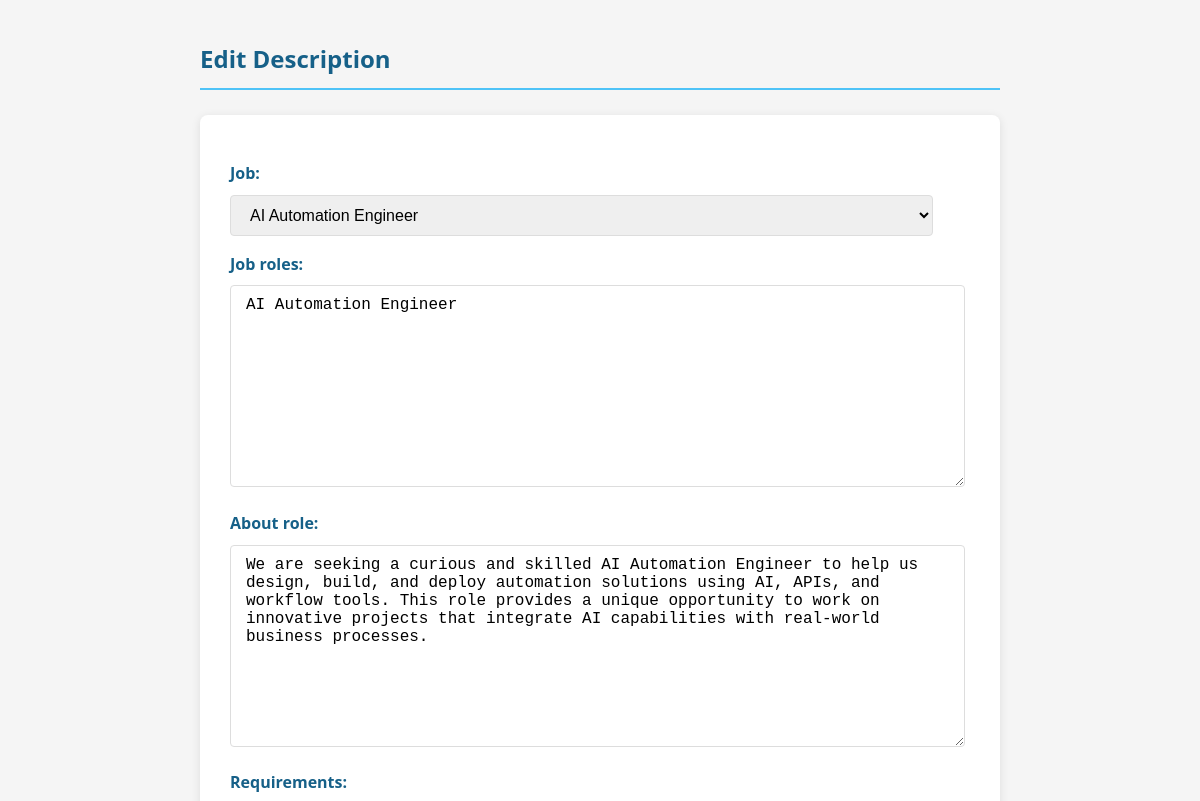
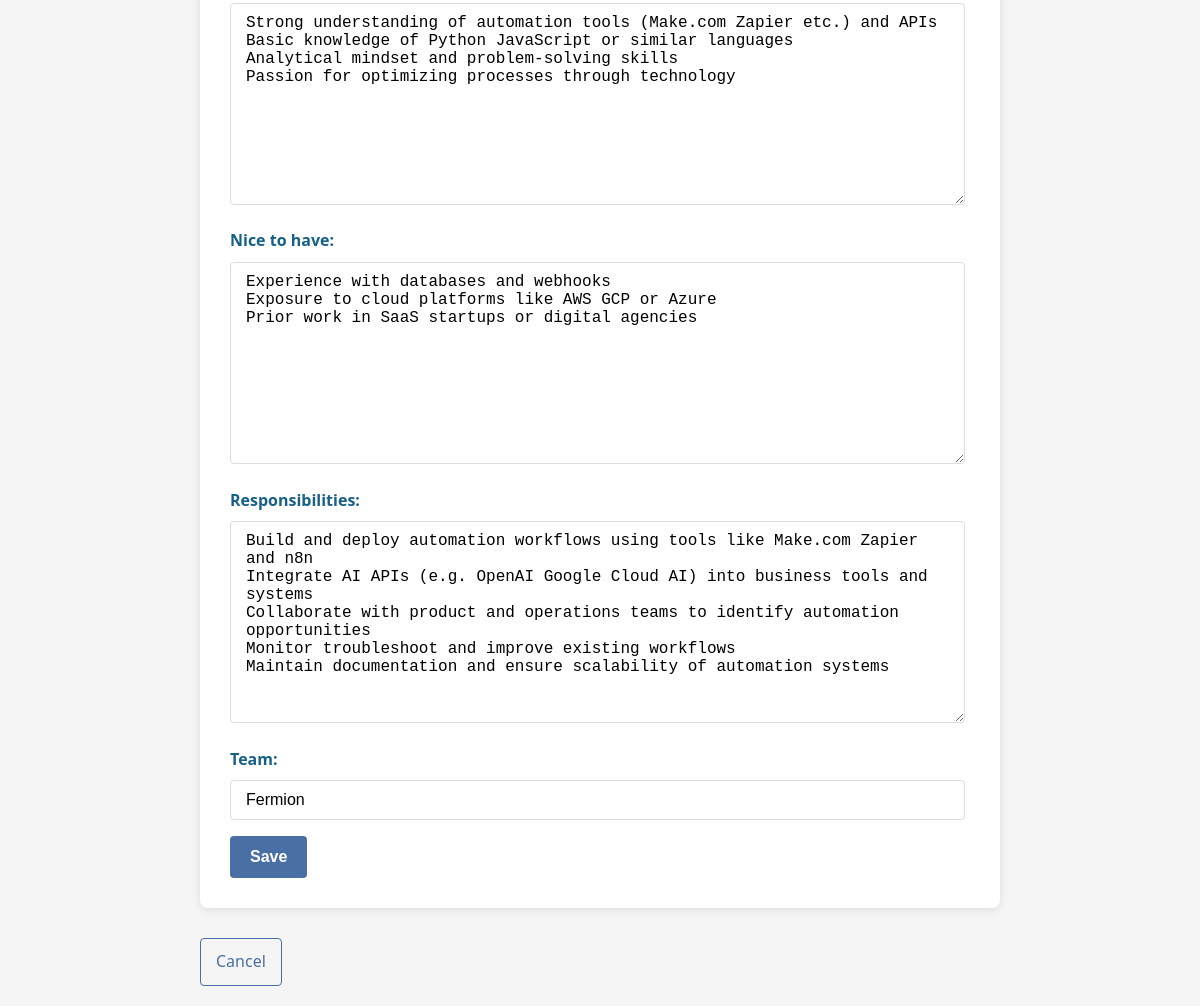
Page /PiDot/secret/edit-description/29/ (signed in) on the committed database (2 pictures, top to bottom).
### PiDot/models.py (models this page shows, shortened)
class ActiveRole(models.Model):
    job_id = models.CharField(max_length=100, unique=True)
    job_title = models.CharField(max_length=255)
    slug = models.SlugField(unique=True)
    date_posted = models.DateField()
    product_or_service = models.CharField(max_length=255)
    job_location = models.CharField(max_length=255)
    job_type = models.CharField(max_length=100)
    sal = models.CharField(max_length=100)
    basic_qualification = models.TextField()
    status = models.CharField(max_length=10, choices=[('Active', 'Active'), ('Inactive', 'Inactive')])
    department = models.CharField(max_length=255, blank=True, null=True)
    def __str__(self):
        return self.job_title

class JobDescription(models.Model):
    job = models.OneToOneField(ActiveRole, on_delete=models.CASCADE, to_field='job_id', related_name='description')
    job_roles = models.TextField()
    about_role = models.TextField()
    requirements = models.TextField()
    nice_to_have = models.TextField(blank=True, null=True)
    responsibilities = models.TextField()
    team = models.CharField(max_length=255)

### PiDot/views.py (the view)
# urls.py: path('secret/edit-description/<int:pk>/', edit_description, name='edit_description'),
@staff_member_required
def edit_description(request, pk):
    desc = get_object_or_404(JobDescription, pk=pk)
    if request.method == 'POST':
        form = JobDescriptionForm(request.POST, instance=desc)
        if form.is_valid():
            form.save()
            return redirect('secret_page')
    else:
        form = JobDescriptionForm(instance=desc)
    return render(request, 'PiDot/form.html', {'form': form, 'title': 'Edit Description'})

### PiDot/forms.py
class JobDescriptionForm(forms.ModelForm):
    class Meta:
        model = JobDescription
        fields = '__all__'

### templates/PiDot/form.html (shortened to what this page needs)
<!DOCTYPE html>
<html lang="en">
<head>
</head>
<body>
    <h2>{{ title }}</h2>
    <form method="post">
        {{ form.as_p }}
        <button type="submit">Save</button>
    </form>
    <a href="{% url 'secret_page' %}">Cancel</a>
</body>
</html>

### templates/PiDot/form.html (style rules this page uses)
:root { --primary-color: #4a6fa5; --secondary-color: #166088; --accent-color: #4fc3f7; --text-color: #333; --light-gray: #f5f5f5; --white: #ffffff; --error-color: #e53935; --success-color: #43a047; }
body { font-family: 'Segoe UI', Tahoma, Geneva, Verdana, sans-serif; line-height: 1.6; color: var(--text-color); background-color: var(--light-gray); margin: 0; padding: 20px; max-width: 800px; margin: 0 auto; }
h2 { color: var(--secondary-color); margin-bottom: 25px; padding-bottom: 10px; border-bottom: 2px solid var(--accent-color); }
form { background-color: var(--white); padding: 30px; border-radius: 8px; box-shadow: 0 2px 10px rgba(0, 0, 0, 0.1); margin-bottom: 20px; }
label { display: block; margin-bottom: 8px; font-weight: 600; color: var(--secondary-color); }
input[type="text"], input[type="email"], input[type="password"], input[type="number"], textarea, select { width: 95%; padding: 10px 15px; border: 1px solid #ddd; border-radius: 4px; font-size: 16px; transition: border-color 0.3s; }
button[type="submit"] { background-color: var(--primary-color); color: white; border: none; padding: 12px 20px; font-size: 16px; border-radius: 4px; cursor: pointer; transition: background-color 0.3s; font-weight: 600; }
a { display: inline-block; color: var(--primary-color); text-decoration: none; padding: 10px 15px; border: 1px solid var(--primary-color); border-radius: 4px; transition: all 0.3s; margin-top: 10px; }

### rows in the picture
ActiveRole: job "AI Automation Engineer"
JobDescription: job_roles "AI Automation Engineer", about_role "We are seeking a curious and skilled AI Automation Engineer to help us design, build, and deploy automation solutions using AI, APIs, and workflow tools. This role provides a unique opportunity to work on innovative projects that integrate AI capabilities with real-world business processes.", requirements "Strong understanding of automation tools (Make.com Zapier etc.) and APIs Basic knowledge of Python JavaScript or similar languages Analytical mindset and problem-solving skills Passion for optimizing processes through technology", nice_to_have "Experience with databases and webhooks Exposure to cloud platforms like AWS GCP or Azure Prior work in SaaS startups or digital agencies", responsibilities "Build and deploy automation workflows using tools like Make.com Zapier and n8n Integrate AI APIs (e.g. OpenAI Google Cloud AI) into business tools and systems Collaborate with product and operations teams to identify automation opportunities Monitor troubleshoot and improve existing workflows Maintain documentation and ensure scalability of automation systems", team "Fermion"

### other values in the picture
{{ title }} "Edit Description"
